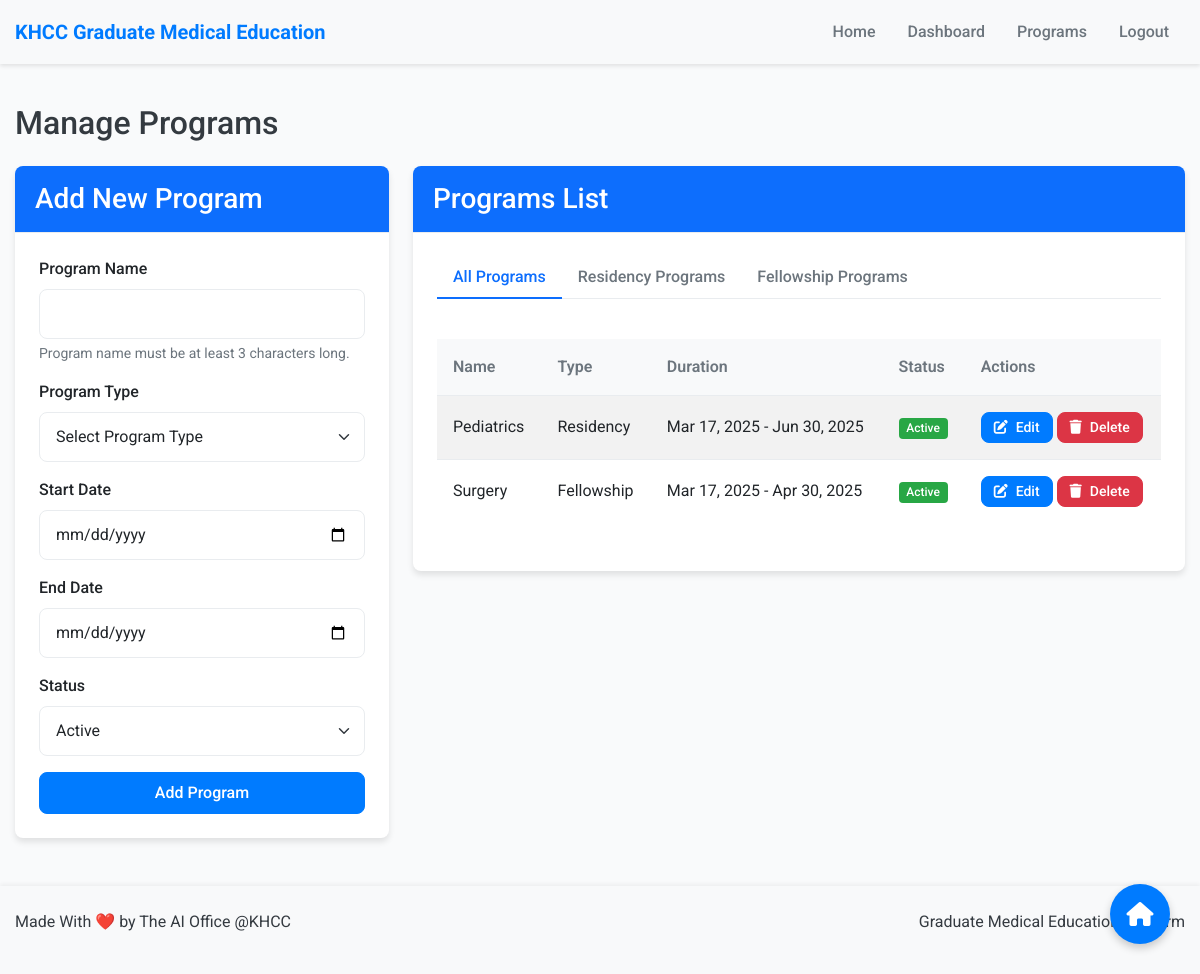
Before: /manage-programs/ (signed in) with the older database file.
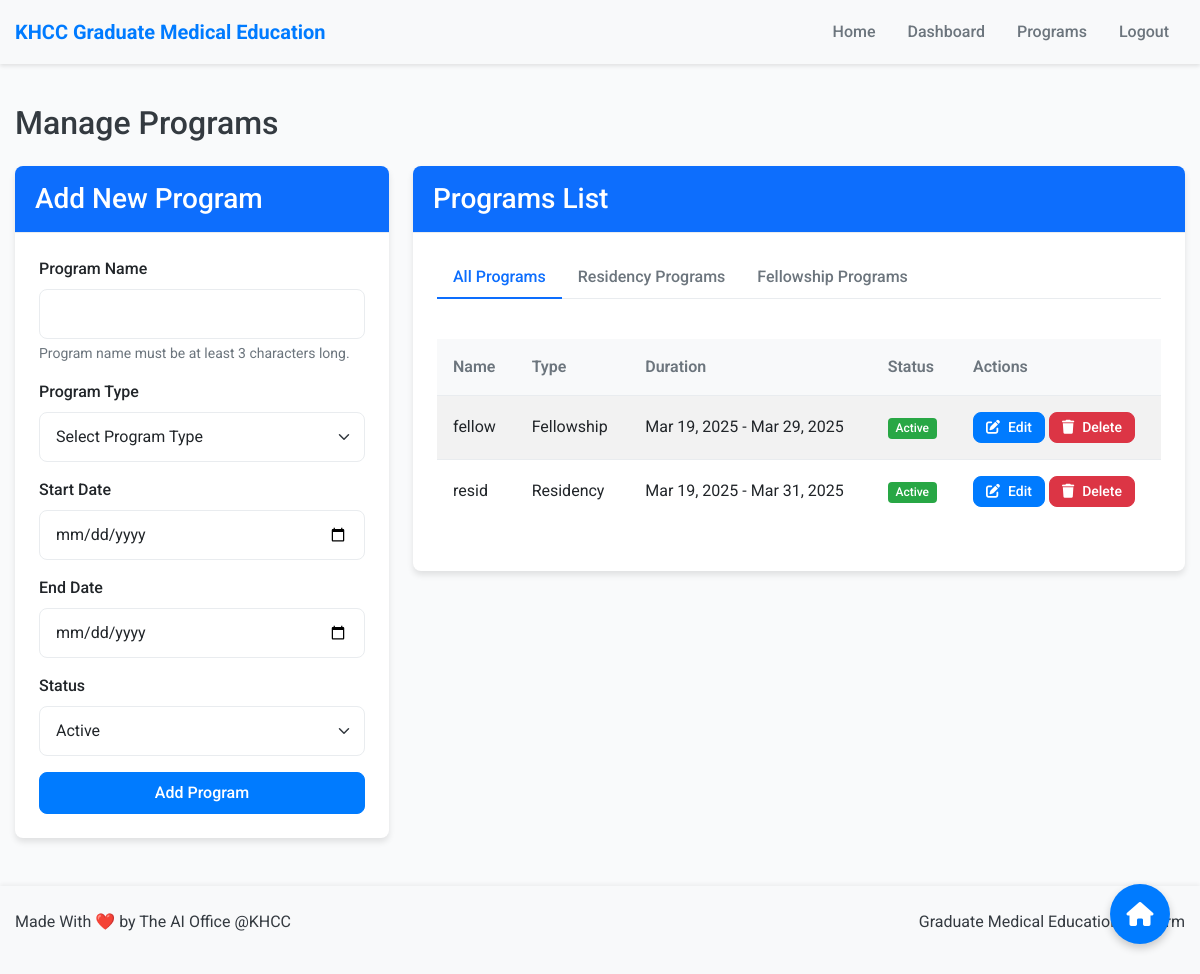
After: the same page with the newer database file.
### users/models.py (models this page shows, shortened)
class Program(models.Model):
    PROGRAM_TYPE_CHOICES = (
        ('RESIDENCY', 'Residency'),
        ('FELLOWSHIP', 'Fellowship'),
    )
    STATUS_CHOICES = (
        ('ACTIVE', 'Active'),
        ('INACTIVE', 'Inactive'),
    )
    name = models.CharField(max_length=100, validators=[MinLengthValidator(3)])
    program_type = models.CharField(max_length=20, choices=PROGRAM_TYPE_CHOICES)
    start_date = models.DateField()
    end_date = models.DateField()
    status = models.CharField(max_length=10, choices=STATUS_CHOICES, default='ACTIVE')
    capacity = models.PositiveIntegerField(null=True, blank=True)

### users/views.py (the view)
# urls.py: path('manage-programs/', views.manage_programs, name='manage_programs'),
@login_required
@user_passes_test(is_gme_staff)
def manage_programs(request):
    programs = Program.objects.all()
    if request.method == 'POST':
        form = ProgramForm(request.POST)
        if form.is_valid():
            form.save()
            messages.success(request, 'Program created successfully.')
            return redirect('manage_programs')
    else:
        form = ProgramForm()
    return render(request, 'users/manage_programs.html', {'form': form, 'programs': programs})

### users/templates/users/manage_programs.html (shortened to what this page needs)
{% extends 'users/base.html' %}
{% block content %}
<h2 class="mb-4">Manage Programs</h2>
<div class="row">
    <div class="col-md-4">
        <div class="card">
            <div class="card-header bg-primary text-white">
                <h3 class="mb-0">Add New Program</h3>
            </div>
            <div class="card-body">
                <form method="post" novalidate>
                    <div class="mb-3">
                        <label for="id_name" class="form-label">Program Name</label>
                        <input type="text" name="name" id="id_name" class="form-control {% if form.name.errors %}is-invalid{% endif %}" required minlength="3">
                        <div class="form-text">Program name must be at least 3 characters long.</div>
                    </div>
                    <div class="mb-3">
                        <label for="id_program_type" class="form-label">Program Type</label>
                        <select name="program_type" id="id_program_type" class="form-select {% if form.program_type.errors %}is-invalid{% endif %}" required>
                            <option value="" selected>Select Program Type</option>
                        </select>
                    </div>
                    <div class="mb-3">
                        <label for="id_start_date" class="form-label">Start Date</label>
                        <input type="date" name="start_date" id="id_start_date" class="form-control {% if form.start_date.errors %}is-invalid{% endif %}" required>
                    </div>
                    <div class="mb-3">
                        <label for="id_end_date" class="form-label">End Date</label>
                        <input type="date" name="end_date" id="id_end_date" class="form-control {% if form.end_date.errors %}is-invalid{% endif %}" required>
                    </div>
                    <div class="mb-3">
                        <label for="id_status" class="form-label">Status</label>
                        <select name="status" id="id_status" class="form-select {% if form.status.errors %}is-invalid{% endif %}" required>
                            {% for value, text in form.status.field.choices %}
                                <option value="{{ value }}" {% if value == 'ACTIVE' %}selected{% endif %}>{{ text }}</option>
                            {% endfor %}
                        </select>
                    </div>
                    <div class="d-grid gap-2">
                        <button type="submit" class="btn btn-primary">Add Program</button>
                    </div>
                </form>
            </div>
        </div>
    </div>
    <div class="col-md-8">
        <div class="card">
            <div class="card-header bg-primary text-white">
                <h3 class="mb-0">Programs List</h3>
            </div>
            <div class="card-body">
                <ul class="nav nav-tabs mb-3" id="programTabs" role="tablist">
                    <li class="nav-item" role="presentation">
                        <button class="nav-link active" id="all-tab" data-bs-toggle="tab" data-bs-target="#all" type="button" role="tab" aria-controls="all" aria-selected="true">
                            All Programs
                        </button>
                    </li>
                    <li class="nav-item" role="presentation">
                        <button class="nav-link" id="residency-tab" data-bs-toggle="tab" data-bs-target="#residency" type="button" role="tab" aria-controls="residency" aria-selected="false">
                            Residency Programs
                        </button>
                    </li>
                    <li class="nav-item" role="presentation">
                        <button class="nav-link" id="fellowship-tab" data-bs-toggle="tab" data-bs-target="#fellowship" type="button" role="tab" aria-controls="fellowship" aria-selected="false">
                            Fellowship Programs
                        </button>
                    </li>
                </ul>
                <div class="tab-content" id="programTabsContent">
                    <div class="tab-pane fade show active" id="all" role="tabpanel" aria-labelledby="all-tab">
                        {% if programs %}
                            <div class="table-responsive">
                                <table class="table table-striped table-hover">
                                    <thead class="table-primary">
                                        <tr>
                                            <th>Name</th>
                                            <th>Type</th>
                                            <th>Duration</th>
                                            <th>Status</th>
                                            <th>Actions</th>
                                        </tr>
                                    </thead>
                                    <tbody>
                                        {% for program in programs %}
                                            <tr>
                                                <td>{{ program.name }}</td>
                                                <td>{{ program.get_program_type_display }}</td>
                                                <td>{{ program.start_date|date:"M d, Y" }} - {{ program.end_date|date:"M d, Y" }}</td>
                                                <td>
                                                    <span class="badge {% if program.status == 'ACTIVE' %}bg-success{% else %}bg-danger{% endif %}">
                                                        {{ program.get_status_display }}
                                                    </span>
                                                </td>
                                                <td>
                                                    <a href="{% url 'edit_program' program.id %}" class="btn btn-sm btn-primary">
                                                        <i class="fas fa-edit"></i> Edit
                                                    </a>
                                                    <a href="{% url 'delete_program' program.id %}" class="btn btn-sm btn-danger">
                                                        <i class="fas fa-trash"></i> Delete
                                                    </a>
                                                </td>
                                            </tr>
                                        {% endfor %}
                                    </tbody>
                                </table>
                            </div>
                        {% else %}
                            <div class="alert alert-info">
                                <i class="fas fa-info-circle me-2"></i>No programs available.
                            </div>
                        {% endif %}
                    </div>
                </div>
            </div>
        </div>
    </div>
</div>
{% endblock %}

### users/templates/users/base.html (shortened to what this page needs)
<!DOCTYPE html>
<html lang="en">
<head>
    <link href="https://cdn.jsdelivr.net/npm/bootstrap@5.3.0-alpha1/dist/css/bootstrap.min.css" rel="stylesheet">
    <link rel="stylesheet" href="https://cdnjs.cloudflare.com/ajax/libs/font-awesome/6.0.0/css/all.min.css">
    <link rel="stylesheet" href="/static/css/style.css">
</head>
<body>
    <nav class="navbar navbar-expand-lg navbar-light bg-light">
        <div class="container">
            <a class="navbar-brand" href="{% url 'home' %}">
                KHCC Graduate Medical Education
            </a>
            <div class="collapse navbar-collapse" id="navbarNav">
                <ul class="navbar-nav ms-auto">
                    <li class="nav-item">
                        <a class="nav-link" href="{% url 'home' %}">Home</a>
                    </li>
                    {% if user.is_authenticated %}
                        {% if user.user_type == 'GME_STAFF' %}
                            <li class="nav-item">
                                <a class="nav-link" href="{% url 'dashboard' %}">Dashboard</a>
                            </li>
                            <li class="nav-item">
                                <a class="nav-link" href="{% url 'manage_programs' %}">Programs</a>
                            </li>
                        {% elif user.user_type == 'PROGRAM_DIRECTOR' %}
                            <li class="nav-item">
                                <a class="nav-link" href="{% url 'director_dashboard' %}">Dashboard</a>
                            </li>
                        {% elif user.user_type == 'APPLICANT' %}
                            <li class="nav-item">
                                <a class="nav-link" href="{% url 'applicant_dashboard' %}">Dashboard</a>
                            </li>
                        {% elif user.user_type == 'INTERVIEWER' %}
                            <li class="nav-item">
                                <a class="nav-link" href="{% url 'interviewer_dashboard' %}">Dashboard</a>
                            </li>
                        {% endif %}
                        <li class="nav-item">
                            <a class="nav-link" href="{% url 'logout' %}">Logout</a>
                        </li>
                    {% endif %}
                </ul>
            </div>
        </div>
    </nav>
    <main class="container my-4">
        {% block content %}{% endblock %}
    </main>
    <footer class="footer">
        <div class="container">
            <div class="row">
                <div class="col-md-6">
                    <p>Made With ❤️ by The AI Office @KHCC</p>
                </div>
                <div class="col-md-6 text-md-end">
                    <p>Graduate Medical Education Platform</p>
                </div>
            </div>
        </div>
    </footer>
    {% if user.is_authenticated and request.resolver_match.url_name not in 'home,dashboard,applicant_dashboard,interviewer_dashboard,director_dashboard' %}
        {% if user.user_type == 'GME_STAFF' %}
            <a href="{% url 'dashboard' %}" class="floating-dashboard-btn" title="Back to Dashboard">
                <i class="fas fa-home"></i>
            </a>
        {% elif user.user_type == 'PROGRAM_DIRECTOR' %}
            <a href="{% url 'director_dashboard' %}" class="floating-dashboard-btn" title="Back to Dashboard">
                <i class="fas fa-home"></i>
            </a>
        {% elif user.user_type == 'INTERVIEWER' %}
            <a href="{% url 'interviewer_dashboard' %}" class="floating-dashboard-btn" title="Back to Dashboard">
                <i class="fas fa-home"></i>
            </a>
        {% elif user.user_type == 'APPLICANT' %}
            <a href="{% url 'applicant_dashboard' %}" class="floating-dashboard-btn" title="Back to Dashboard">
                <i class="fas fa-home"></i>
            </a>
        {% endif %}
    {% endif %}
</body>
</html>

Changed rows visible on the page:
changed Program: name "Pediatrics" → "fellow"; program_type "Residency" → "Fellowship"; start_date "Mar 17, 2025" → "Mar 19, 2025"; end_date "Jun 30, 2025" → "Mar 29, 2025"
changed Program: name "Surgery" → "resid"; program_type "Fellowship" → "Residency"; start_date "Mar 17, 2025" → "Mar 19, 2025"; end_date "Apr 30, 2025" → "Mar 31, 2025"
